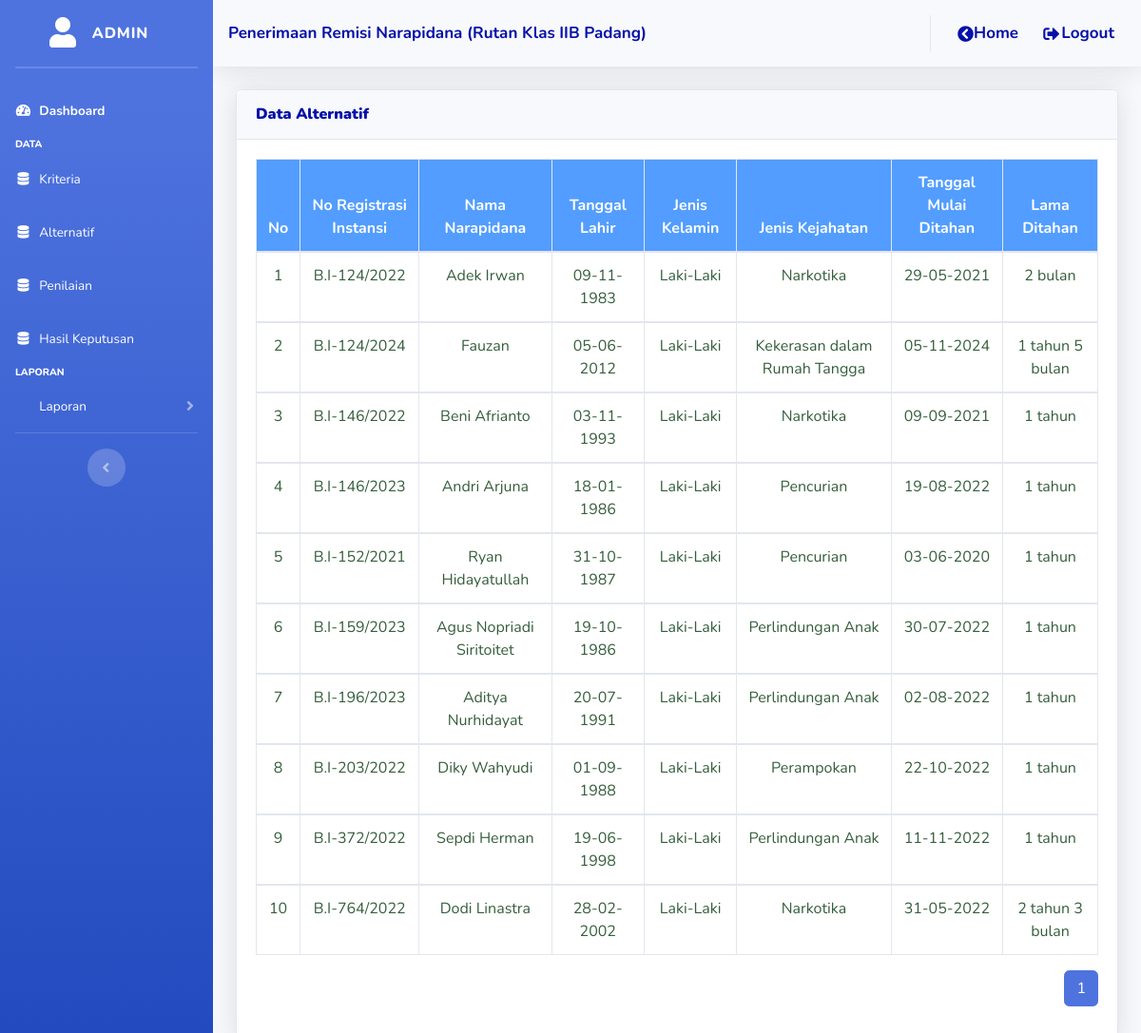
The page /admin/proses/data_alternatif.php?idp=12 (signed in) on the database its author committed.
### tables this page shows
CREATE TABLE `tbl_alternatif` (
  `id_alternatif` varchar(15) NOT NULL,
  `nama` varchar(255) NOT NULL,
  `tanggal_lahir` date NOT NULL,
  `jenis_kelamin` varchar(15) NOT NULL,
  `jenis_kejahatan` varchar(255) NOT NULL,
  `tanggal_mulai_ditahan` date NOT NULL,
  `lama_pidana` varchar(20) NOT NULL,
  `id_blok` int(11) NOT NULL,
  `id_periode` int(11) NOT NULL
);

### admin/proses/data_alternatif.php (the view, shortened to what this page needs)
<?php
include("style/header.php");
include("style/sidebar.php");
$idp = $_GET['idp'];
?>
<div class="container-fluid">
  <div class="card shadow mt-3 mb-3">
    <div class="card-header py-3">
      <h6 class="m-0 font-weight-bold" style="color: #0510a8"><b>Data Alternatif</b></h6>
    </div>
    <div class="card-body">
      <?php
      include("../../config/koneksi.php");
      ?>
      <?php
      $itemsPerPage = 10;
      $totalData = mysqli_num_rows(mysqli_query($konek, "SELECT * FROM tbl_alternatif WHERE id_periode = '$idp'"));
      $totalPages = ceil($totalData / $itemsPerPage);
      $currentPage = isset($_GET['page']) ? intval($_GET['page']) : 1;
      $offset = ($currentPage - 1) * $itemsPerPage;
      $sql = mysqli_query($konek, "SELECT * FROM tbl_alternatif WHERE id_periode = '$idp' LIMIT $offset, $itemsPerPage");
      $no = $offset + 1;
      ?>
      <div class="table-responsive">
        <table class="table table-bordered" width="100%">
          <thead>
            <tr style="background-color: #529dff; color: #ffff" align="center">
              <th>No</th>
              <th>No Registrasi Instansi</th>
              <th>Nama Narapidana</th>
              <th>Tanggal Lahir</th>
              <th>Jenis Kelamin</th>
              <th>Jenis Kejahatan</th>
              <th>Tanggal Mulai Ditahan</th>
              <th>Lama Ditahan</th>
            </tr>
          </thead>
          <?php
          while ($array = mysqli_fetch_assoc($sql)) {
          ?>
            <tbody>
              <tr align="center" style="color: #355E3B">
                <td><?php echo $no++; ?></td>
                <td><?php echo $array['id_alternatif']; ?></td>
                <td><?php echo $array['nama']; ?></td>
                <td><?php
                    $tanggal_lahir = new DateTime($array['tanggal_lahir']);
                    echo $tanggal_lahir->format('d-m-Y ');
                    ?></td>
                <td><?php echo $array['jenis_kelamin']; ?></td>
                <td><?php echo $array['jenis_kejahatan']; ?></td>
                <td><?php
                    $tanggal_mulai_ditahan = new DateTime($array['tanggal_mulai_ditahan']);
                    echo $tanggal_mulai_ditahan->format('d-m-Y ');
                    ?></td>
                <td>
                  <?= $array['lama_pidana'] ?>
                </td>
              </tr>
            </tbody>
          <?php
          }
          ?>
        </table>
      </div>
      <nav aria-label="Pagination">
        <ul class="pagination justify-content-end">
          <?php
          for ($page = 1; $page <= $totalPages; $page++) {
            echo '<li class="page-item ' . ($page === $currentPage ? 'active' : '') . '">
                                <a class="page-link" href="?idp=' . $idp . '&page=' . $page . '">' . $page . '</a>
                            </li>';
          }
          ?>
        </ul>
      </nav>
    </div>
  </div>
</div>
</div>
<?php
include("style/footer.php");
?>

### rows shown on the page
tbl_alternatif: id_alternatif "B.I-124/2022", nama "Adek Irwan", tanggal_lahir "09-11-1983", jenis_kelamin "Laki-Laki", jenis_kejahatan "Narkotika", tanggal_mulai_ditahan "29-05-2021", lama_pidana "2 bulan"
tbl_alternatif: id_alternatif "B.I-124/2024", nama "Fauzan", tanggal_lahir "05-06-2012", jenis_kelamin "Laki-Laki", jenis_kejahatan "Kekerasan dalam Rumah Tangga", tanggal_mulai_ditahan "05-11-2024", lama_pidana "1 tahun 5 bulan"
tbl_alternatif: id_alternatif "B.I-146/2022", nama "Beni Afrianto", tanggal_lahir "03-11-1993", jenis_kelamin "Laki-Laki", jenis_kejahatan "Narkotika", tanggal_mulai_ditahan "09-09-2021", lama_pidana "1 tahun"
tbl_alternatif: id_alternatif "B.I-146/2023", nama "Andri Arjuna", tanggal_lahir "18-01-1986", jenis_kelamin "Laki-Laki", jenis_kejahatan "Pencurian", tanggal_mulai_ditahan "19-08-2022", lama_pidana "1 tahun"
tbl_alternatif: id_alternatif "B.I-152/2021", nama "Ryan Hidayatullah", tanggal_lahir "31-10-1987", jenis_kelamin "Laki-Laki", jenis_kejahatan "Pencurian", tanggal_mulai_ditahan "03-06-2020", lama_pidana "1 tahun"
tbl_alternatif: id_alternatif "B.I-159/2023", nama "Agus Nopriadi Siritoitet", tanggal_lahir "19-10-1986", jenis_kelamin "Laki-Laki", jenis_kejahatan "Perlindungan Anak", tanggal_mulai_ditahan "30-07-2022", lama_pidana "1 tahun"
tbl_alternatif: id_alternatif "B.I-196/2023", nama "Aditya Nurhidayat", tanggal_lahir "20-07-1991", jenis_kelamin "Laki-Laki", jenis_kejahatan "Perlindungan Anak", tanggal_mulai_ditahan "02-08-2022", lama_pidana "1 tahun"
tbl_alternatif: id_alternatif "B.I-203/2022", nama "Diky Wahyudi", tanggal_lahir "01-09-1988", jenis_kelamin "Laki-Laki", jenis_kejahatan "Perampokan", tanggal_mulai_ditahan "22-10-2022", lama_pidana "1 tahun"
tbl_alternatif: id_alternatif "B.I-372/2022", nama "Sepdi Herman", tanggal_lahir "19-06-1998", jenis_kelamin "Laki-Laki", jenis_kejahatan "Perlindungan Anak", tanggal_mulai_ditahan "11-11-2022", lama_pidana "1 tahun"
tbl_alternatif: id_alternatif "B.I-764/2022", nama "Dodi Linastra", tanggal_lahir "28-02-2002", jenis_kelamin "Laki-Laki", jenis_kejahatan "Narkotika", tanggal_mulai_ditahan "31-05-2022", lama_pidana "2 tahun 3 bulan"

### other values the page prints
$_SESSION['username'] "ADMIN"
